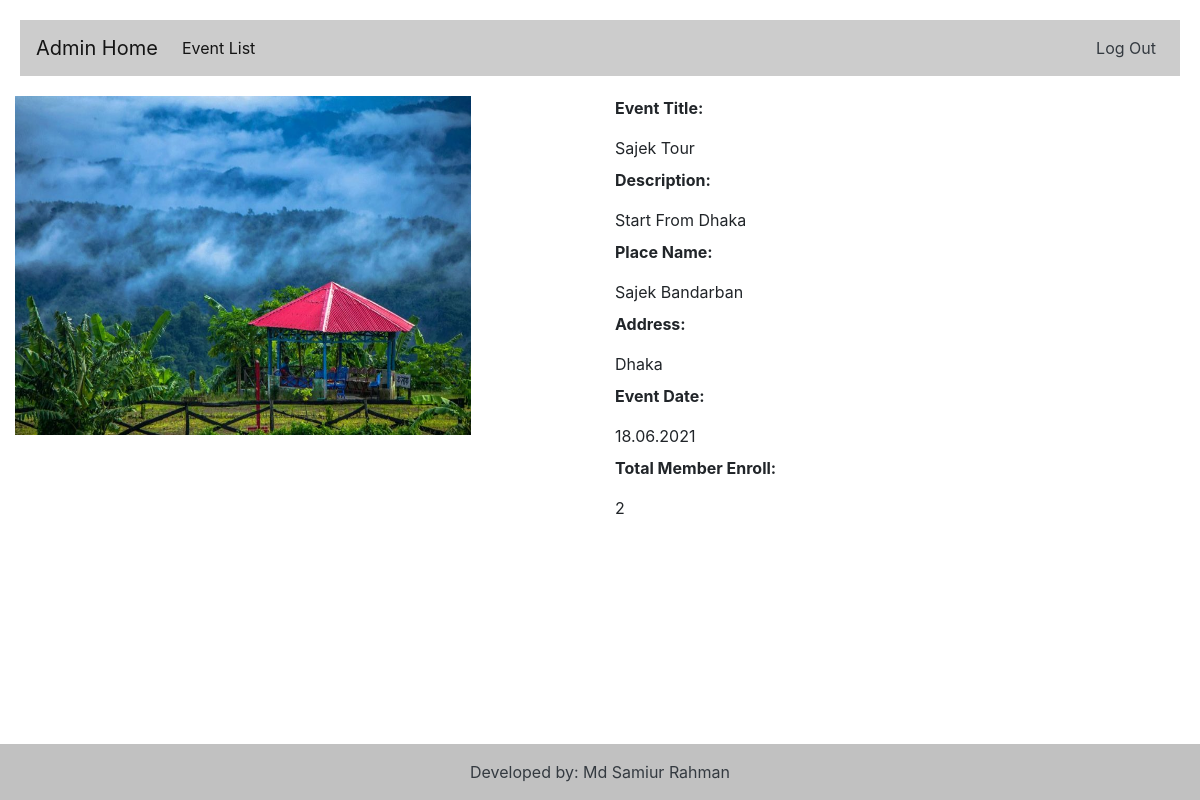
The page /index.php?page=Details_event&event_id=1 (signed in) on the database its author committed.
### tables this page shows
CREATE TABLE `event` (
  `event_id` int(100) NOT NULL,
  `event_title` varchar(100) DEFAULT NULL,
  `description` varchar(100) DEFAULT NULL,
  `image` varchar(100) DEFAULT NULL,
  `place_name` varchar(100) DEFAULT NULL,
  `address` varchar(100) DEFAULT NULL,
  `event_date` int(100) DEFAULT NULL,
  `status` int(100) DEFAULT NULL,
  `posted_by` int(100) DEFAULT NULL
);

### model/functions.php (called while the page is built, shortened)
<?PHP
function connect() {
		$connect = mysqli_connect(DB_HOST, DB_USER, DB_PASS, DB_NAME);
		mysqli_set_charset($connect, 'utf8');
		return $connect;
	}
	function getEventData($event_id){
		$db_link=connect();
		$sql_event_data = "SELECT * FROM event where event_id = '$event_id'";
		$query_event_data = mysqli_query($db_link, $sql_event_data);
		$event_data = mysqli_fetch_assoc($query_event_data);
		return $event_data;
	}
	function total_event_enroll($event_id){
		$db_link=connect();
		$sql_total_event_enroll = "SELECT count(*) as total_event_enroll FROM event_enroll where event_id = '$event_id'";
		$query_total_event_enroll = mysqli_query($db_link, $sql_total_event_enroll);
		$total_event_enroll = mysqli_fetch_assoc($query_total_event_enroll);
		return $total_event_enroll['total_event_enroll'];
	}
?>

### views/event/details_event.php (the view)
<?php require_once 'layouts/header.php';
if(isset($_GET["event_id"])) {
    $event_id=$_GET["event_id"];
    $event_data=getEventData($event_id);
    $total_event_enroll_member=total_event_enroll($event_id);
}
?>
<main>
    <div class="container-fluid">
        <div class="row">
            <div class="col-sm-12 col-md-6 col-lg-6 col-xl-6"><img style="width: 80%; height: 80%;" src="<?php echo $event_data['image']; ?>"></div>
            <div class="col-sm-12 col-md-6 col-lg-6 col-xl-6">
                    <div class="mb-2"><p class="font-weight-bold">Event Title:</p> <?php echo $event_data['event_title']; ?></div>
                    <div class="mb-2"><p class="font-weight-bold">Description:</p> <?php echo $event_data['description']; ?></div>
                    <div class="mb-2"><p class="font-weight-bold">Place Name:</p> <?php echo $event_data['place_name']; ?></div>
                    <div class="mb-2"><p class="font-weight-bold">Address:</p> <?php echo $event_data['address']; ?></div>
                    <div class="mb-2" ><p class="font-weight-bold">Event Date:</p> <?php echo date("d.m.Y",$event_data['event_date']); ?></div>
                    <div ><p class="font-weight-bold">Total Member Enroll:</p> <?php echo $total_event_enroll_member; ?></div>
            </div>
        </div>
    </div>
</main>
<?php require_once 'layouts/footer.php';?>

### rows shown on the page
event: image (picture), event_title "Sajek Tour", description "Start From Dhaka", place_name "Sajek Bandarban", address "Dhaka", event_date "18.06.2021"

### other values the page prints
$total_event_enroll_member "2"
